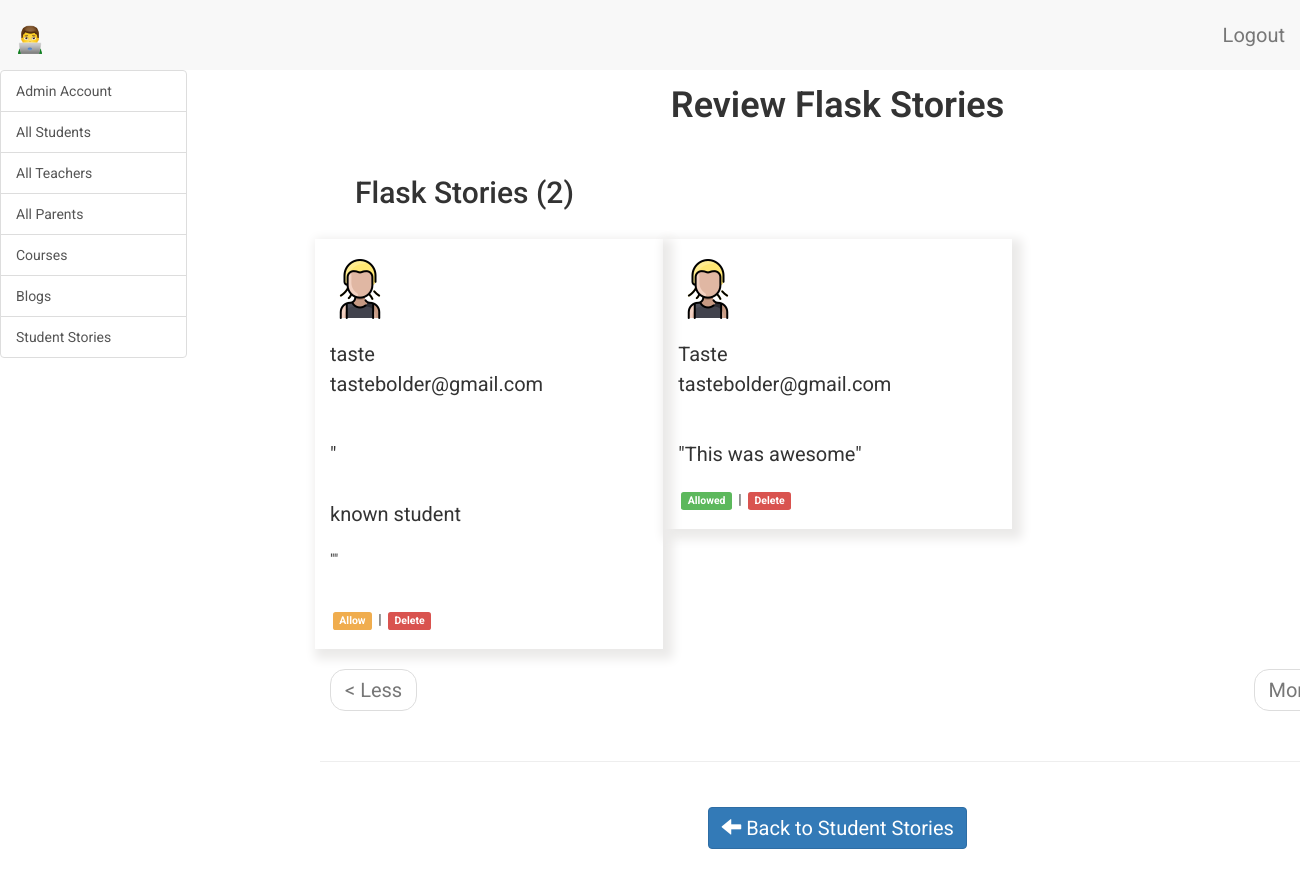
The page /admin/Gitau Harrison/student-stories/flask/review (signed in) on the database its author committed.
### app/models.py (models this page shows, shortened)
class FlaskStudentStories(db.Model):
    __tablename__ = 'flask student stories'
    id = db.Column(db.Integer, primary_key=True)
    username = db.Column(db.String(64), index=True)
    student_image = db.Column(db.String(300))
    email = db.Column(db.String(64), unique=True)
    body = db.Column(db.String(300))
    body_html = db.Column(db.Text)
    timestamp = db.Column(db.DateTime, index=True, default=datetime.utcnow)
    allowed_status = db.Column(db.Boolean, default=False)
    admin_id = db.Column(db.Integer, db.ForeignKey('admin.id'))

### app/admin/routes.py (the view)
@bp.route('/<admin_full_name>/student-stories/flask/review')
@login_required
def review_flask_stories(admin_full_name):
    admin = Admin.query.filter_by(admin_full_name=admin_full_name).first()
    page = request.args.get('page', 1, type=int)
    flask_students = FlaskStudentStories.query.order_by(
        FlaskStudentStories.timestamp.desc()).paginate(
            page, current_app.config['POSTS_PER_PAGE'], False)
    next_url = url_for(
        'admin.review_flask_stories',
        admin_full_name=admin.admin_full_name,
        page=flask_students.next_num,
        _anchor="student-stories") if flask_students.has_next else None
    prev_url = url_for(
        'admin.review_flask_stories',
        admin_full_name=admin.admin_full_name,
        page=flask_students.prev_num,
        _anchor="student-stories") if flask_students.has_prev else None
    all_flask_students = len(FlaskStudentStories.query.all())
    return render_template(
        'admin/stories/flask.html',
        title='Review Flask Stories',
        flask_students=flask_students.items,
        next_url=next_url,
        prev_url=prev_url,
        all_flask_students=all_flask_students,
        admin=admin)

### app/templates/admin/stories/flask.html (shortened to what this page needs)
{% extends 'base.html' %}
{% import 'bootstrap/wtf.html' as wtf %}
{% block admin_app_content %}
    <div class="row">
        <div class="col-sm-12">
        </div>
    </div>
    <div class="row">
        <div class="col-sm-12 text-center admin-content-title">
            <h1>{{ title }}</h1>
        </div>
    </div>
    <div style="padding: 10px;">
        <div class="row" id="student-stories">
            <div class="col-sm-12">
                <h2>Flask Stories ({{all_flask_students}})</h2>
            </div>
        </div>
        <div class="row">
            {% for student in flask_students %}
            <div class="col-sm-4 student">
                <div class="row">
                    <div class="col-sm-12">
                        <img class="img-fluid" style="max-width: 100%; height: auto;" src="/{{ student.student_image }}" alt="Flask Class"><br>
                        <p>{{ student.username }}<br>{{ student.email }}</p>
                    </div>
                </div>
                <div class="row">
                    <div class="col-sm-12">
                        <p>
                            {% if student.body_html %}
                                "{{ student.body_html | safe }}""
                            {% else %}
                                "{{ student.body }}"
                            {% endif %}
                        </p>
                    </div>
                </div>
                <div class="row">
                    <div class="col-sm-12">
                        {% if not student.allowed_status == 1 %}
                            <a href=" {{ url_for('admin.allow_flask_stories', admin_full_name=admin.admin_full_name, id=student.id) }} " class="label label-warning">Allow</a>
                        {% else %}
                            <a href="#" class="label label-success">Allowed</a></a>
                        {% endif %}
                         | <a href=" {{ url_for('admin.delete_flask_stories', admin_full_name=admin.admin_full_name, id=student.id) }} " class="label label-danger">Delete</a>
                    </div>
                </div>
            </div>
            {% endfor %}
        </div>
        <div class="row">
            <div  class="col-sm-12">
                <nav aria-label="...">
                    <ul class="pager">
                        <li class="previous{% if not prev_url %} disabled{% endif %}">
                            <a href="{{ prev_url or '#' }}">
                                <span aria-hidden="true">&#60;</span> Less
                            </a>
                        </li>
                        <li class="next{% if not next_url %} disabled{% endif %}">
                            <a href="{{ next_url or '#' }}">
                                More <span aria-hidden="true">&#62;</span>
                            </a>
                        </li>
                    </ul>
                </nav>
            </div>
        </div>
    </div>
    <hr>
    <div class="row">
        <div class="col-sm-4">
        </div>
        <div class="col-sm-4 text-center">
            <p><a href=" {{ url_for('admin.dashboard_student_stories', admin_full_name=admin.admin_full_name) }} " class="btn btn-primary" >
                <span class="glyphicon glyphicon-arrow-left" aria-hidden="true"></span>
                Back to Student Stories
            </a>
            </p>
        </div>
        <div class="col-sm-4">
        </div>
    </div>
{% endblock %}

### app/templates/base.html (shortened to what this page needs)
{% extends 'bootstrap/base.html' %}
{% block head %}
    {{ super() }}
    <link rel="stylesheet" type="text/css" href="https://cdn.datatables.net/1.10.25/css/dataTables.bootstrap5.css">
{% endblock %}
{% block styles %}
    {{ super() }}
    <link type="text/css" rel="stylesheet" href="{{ url_for('static', filename = 'css/main.css') }}">
    <link rel="stylesheet" href="https://cdnjs.cloudflare.com/ajax/libs/intl-tel-input/16.0.4/css/intlTelInput.css">
{% endblock %}
{% block navbar %}
    {% if current_user.is_authenticated %}
        <nav class="navbar-default">
            <div>
                <div class="navbar-header">
                        {% if student %}
                            <a class="navbar-brand" href=" {{ url_for('student.dashboard_enrolled_courses', student_full_name=student.student_full_name) }} ">
                                <img alt="Brand" src="{{ url_for('static', filename = 'images/eLearning.png') }}" width="30" height="30">
                            </a>
                        {% elif parent %}
                            <a class="navbar-brand" href=" {{ url_for('main.dashboard_parent') }} ">
                                <img alt="Brand" src="{{ url_for('static', filename = 'images/eLearning.png') }}" width="30" height="30">
                            </a>
                        {% elif teacher %}
                            <a class="navbar-brand" href=" {{ url_for('teacher.dashboard_account', teacher_full_name=teacher.teacher_full_name) }} ">
                                <img alt="Brand" src="{{ url_for('static', filename = 'images/eLearning.png') }}" width="30" height="30">
                            </a>
                        {% elif admin %}
                            <a class="navbar-brand" href=" {{ url_for('admin.dashboard_account', admin_full_name=admin.admin_full_name) }} ">
                                <img alt="Brand" src="{{ url_for('static', filename = 'images/eLearning.png') }}" width="30" height="30">
                            </a>
                        {% else %}
                            <a class="navbar-brand" href=" {{ url_for('main.anonymous_user') }} ">
                                <img alt="Brand" src="{{ url_for('static', filename = 'images/eLearning.png') }}" width="30" height="30">
                            </a>
                        {% endif %}
                </div>
                <div class="collapse navbar-collapse" id="bs-example-navbar-collapse-1">
                    <ul class="nav navbar-nav navbar-right">
                            {% if student %}
                                <li><a href=" {{ url_for('auth.logout_student') }} ">Logout</a></li>
                            {% elif parent %}
                                <li><a href=" {{ url_for('auth.logout_parent') }} ">Logout</a></li>
                            {% elif teacher %}
                                <li><a href=" {{ url_for('auth.logout_teacher') }} ">Logout</a></li>
                            {% elif admin %}
                                <li><a href=" {{ url_for('auth.logout_admin') }} ">Logout</a></li>
                            {% endif %}
                    </ul>
                </div>
            </div>
        </nav>
    {% endif %}
{% endblock %}
{% block content %}
    {% if current_user.is_authenticated %}
        <div class="tab-content">
            {% if teacher %}
                <div class="row">
                    <div class="col-sm-2 sidebar">
                        <div class="mini-submenu">
                            <span class="icon-bar"></span>
                            <span class="icon-bar"></span>
                            <span class="icon-bar"></span>
                        </div>
                        <div class="list-group">
                            <a href="{{  url_for('teacher.dashboard_account', teacher_full_name=teacher.teacher_full_name)}}" class="list-group-item tablinks" onclick="openCity(event, 'account')" id="defaultOpen">
                                Account
                            </a>
                            <a href="{{ url_for('teacher.view_messages', teacher_full_name=teacher.teacher_full_name) }}" class="list-group-item tablinks" onclick="openCity(event, 'private_messages')">
                                Private Messages
                                {% set new_messages = teacher.new_messages() %}
                                <span id="message_count" class="badge" style="visibility: {% if new_messages %} visible {% else %} hidden {% endif %};">
                                    {{ new_messages }}
                                </span>
                            </a>
                            <a href="{{ url_for('teacher.dashboard_your_students', teacher_full_name=teacher.teacher_full_name) }}" class="list-group-item tablinks" onclick="openCity(event, 'students')">
                                Your Students
                            </a>
                            <a href="{{ url_for('teacher.dashboard_student_community', teacher_full_name=teacher.teacher_full_name) }}" class="list-group-item tablinks" onclick="openCity(event, 'student-community')">
                                Student Community
                            </a>
                            <a href="{{ url_for('teacher.dashboard_explore_teachers', teacher_full_name=teacher.teacher_full_name) }}" class="list-group-item tablinks" onclick="openCity(event, 'explore-teacher-community')">
                                Explore Teacher Community
                            </a>
                            <a href="{{ url_for('teacher.dashboard_my_teacher_community', teacher_full_name=teacher.teacher_full_name) }}" class="list-group-item tablinks" onclick="openCity(event, 'your-community')">
                                Your Community
                            </a>
                            <a href="{{ url_for('teacher.dashboard_comment_moderation', teacher_full_name=teacher.teacher_full_name) }}" class="list-group-item tablinks" onclick="openCity(event, 'comment-moderation')">
                                Comment Moderation
                            </a>
                            <a href="{{ url_for('teacher.dashboard_manage_course', teacher_full_name=teacher.teacher_full_name) }}" class="list-group-item tablinks" onclick="openCity(event, 'update')">
                                Manage Course
                            </a>
                            <a href="{{ url_for('teacher.dashboard_manage_blog', teacher_full_name=teacher.teacher_full_name) }}" class="list-group-item tablinks" onclick="openCity(event, 'blog')">
                                Manage Blog
                            </a>
                            <a href="{{ url_for('teacher.dashboard_manage_events', teacher_full_name=teacher.teacher_full_name) }}" class="list-group-item tablinks" onclick="openCity(event, 'event')">
                                Manage Events
                            </a>
                        </div>
                    </div>
                    <div class="col-sm-10 scrollable-content">
                        {% block app_content %}
                        {% endblock %}
                    </div>
                </div>
            {% elif parent %}
            {% elif admin %}
                <div class="row">
                    <div class="col-sm-2 sidebar">
                        <div class="list-group">
                            <a href="{{ url_for('admin.dashboard_account', admin_full_name=admin.admin_full_name) }}" class="list-group-item tablinks" onclick="openCity(event, 'account')" id="defaultOpen">
                                Admin Account
                            </a>
                            <a href="{{ url_for('admin.dashboard_all_students', admin_full_name=admin.admin_full_name) }}" class="list-group-item tablinks" onclick="openCity(event, 'students')">
                                All Students
                            </a>
                            <a href="{{ url_for('admin.dashboard_all_teachers', admin_full_name=admin.admin_full_name) }}" class="list-group-item tablinks" onclick="openCity(event, 'teachers')">
                                All Teachers
                            </a>
                            <a href="{{ url_for('admin.dashboard_all_parents', admin_full_name=admin.admin_full_name) }}" class="list-group-item tablinks" onclick="openCity(event, 'parents')">
                                All Parents
                            </a>
                            <a href="{{ url_for('admin.dashboard_courses_offered', admin_full_name=admin.admin_full_name) }}" class="list-group-item tablinks" onclick="openCity(event, 'courses')">
                                Courses
                            </a>
                            <a href="{{ url_for('admin.review_blog_articles', admin_full_name=admin.admin_full_name) }}" class="list-group-item tablinks" onclick="openCity(event, 'blog')">
                                Blogs
                            </a>
                            <a href="{{ url_for('admin.dashboard_student_stories', admin_full_name=admin.admin_full_name) }}" class="list-group-item tablinks" onclick="openCity(event, 'stories')">
                                Student Stories
                            </a>
                        </div>
                    </div>
                    <div class="col-sm-10 scrollable-content">
                        {% block admin_app_content %}
                        {% endblock %}
                    </div>
                </div>
            {% else %}
             <div class="col-sm-10 scrollable-content">
                {% block unknown_user_content %}
                {% endblock %}
            </div>
            {% endif %}
        </div>
    {% endif %}
{% endblock %}

### rows shown on the page
FlaskStudentStories: student_image (picture), username "taste", email "tastebolder@gmail.com", body_html "known student"
FlaskStudentStories: student_image (picture), username "Taste", email "tastebolder@gmail.com", body "This was awesome", allowed_status "Allowed"

### other values the page prints
{{ title }} "Review Flask Stories"
{{ all_flask_students }} "2"
